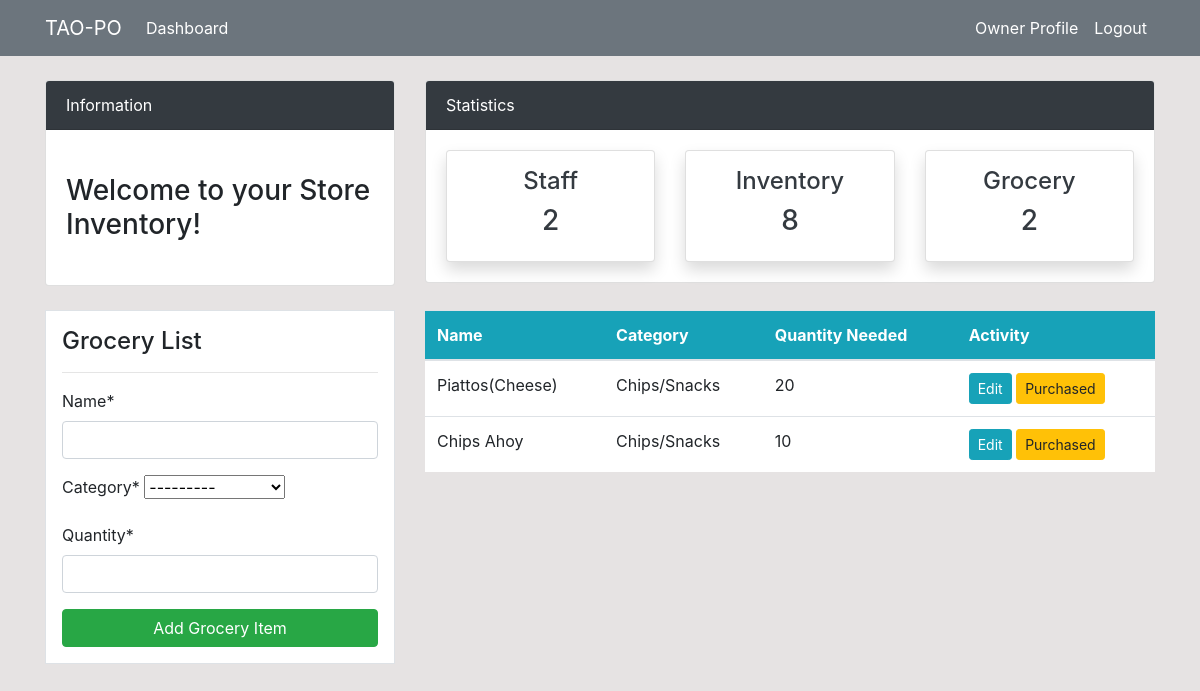
The page /grocery/ (signed in) on the database its author committed.
### dashboard/models.py (models this page shows, shortened)
class Grocery(models.Model):
    name = models.CharField(max_length=100, null=True)
    category = models.CharField(max_length=20, choices=CATEGORY, null=True)
    quantity = models.PositiveBigIntegerField(null=True)
    class Meta:
        verbose_name_plural= 'Grocery'

### dashboard/views.py (the view)
# urls.py: path('grocery/', views.grocery, name='dashboard-grocery'),
@login_required
def grocery(request):
    items = Grocery.objects.all() #Using ORM
    employees_count = User.objects.all().count()
    items_count = Product.objects.all().count()
    grocery_count = Grocery.objects.all().count()
    if request.method =='POST':
        form = GroceryForm(request.POST)
        if form.is_valid():
            form.save()
            return redirect ('dashboard-grocery')
    else:
        form = GroceryForm()
    context ={
        'items': items,
        'form': form,
        'employees_count': employees_count,
        'items_count': items_count,
        'grocery_count': grocery_count,
    }
    return render(request, 'dashboard/grocery.html', context)

### dashboard/forms.py
class GroceryForm(forms.ModelForm):
    class Meta:
        model = Grocery
        fields = ['name', 'category', 'quantity',]

### templates/dashboard/grocery.html (shortened to what this page needs)
{% extends 'partials/base.html' %}
{% load crispy_forms_tags %}
{% block content %}
{% include 'partials/topnav.html' %}
    <div class="container">
        <div class="row my-4">
            <div class="col-md-4">
                <div class="border bg-white p-3">
                    <h4>Grocery List</h4>
                    <hr>
                    <form method="POST">
                        {{ form|crispy }}
                        <input class="btn btn-success btn-block" type="submit" value="Add Grocery Item">
                    </form>
                </div>
            </div>
            <div class="col-md-8">
                <table class="table bg-white">
                    <thead class="bg-info">
                        <tr class="text-white">
                            <th scope="col">Name</th>
                            <th scope="col">Category</th>
                            <th scope="col">Quantity Needed</th>
                            <th scope="col">Activity</th>
                        </tr>
                    </thead>
                    <tbody>
                        {% for item in items %}
                        <tr>
                            <td>{{ item.name }}</td>
                            <td>{{ item.category }}</td>
                            <td>{{ item.quantity }}</td>
                            <td>
                                <a class="btn btn-info btn-sm" href="{% url 'dashboard-grocery-edit' item.id %}">Edit</a>
                                <a class="btn btn-warning btn-sm" href="{% url 'dashboard-grocery-purchased' item.id %}">Purchased</a>
                            </td>
                        </tr>
                        {% endfor %}
                    </tbody>
                </table>
            </div>
        </div>
    </div>
{% endblock %}

### templates/partials/nav.html (shortened to what this page needs)
   <nav class="navbar navbar-expand-lg navbar-secondary bg-secondary">
    <div class="container">
        <a class="navbar-brand text-white" href="{% url 'dashboard-index' %}">TAO-PO</a>
    {% if user.is_authenticated  %}
        <div class="collapse navbar-collapse" id="navbarSupportedContent">
            <ul class="navbar-nav mr-auto">
                <li class="nav-item active">
                    <a class="nav-link text-white" href="{% url 'dashboard-index' %}">Dashboard </a>
                </li>
            </ul>
            <ul class="navbar-nav ml-auto">
                <li class="nav-item active">
                    <a class="nav-link text-white" href="{% url 'user-profile' %}">{{ user.username }} Profile </a>
                </li>
                <li class="nav-item">
                    <a class="nav-link text-white" href="{% url 'user-logout' %}">Logout</a>
                </li>
            </ul>
        {% endif %}
        </div>
    </div>
</nav>

### static/style.css (style rules this page uses)
body { background: rgb(230, 227, 227); }

### rows shown on the page
Grocery: name "Piattos(Cheese)", category "Chips/Snacks", quantity "20"
Grocery: name "Chips Ahoy", category "Chips/Snacks", quantity "10"

### other values the page prints
{{ user.username }} "Owner"
{{ employees_count }} "2"
{{ items_count }} "8"
{{ grocery_count }} "2"
